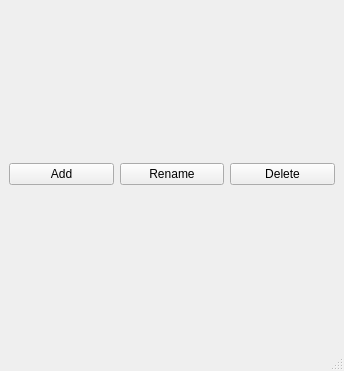
<?xml version="1.0" encoding="UTF-8"?>
<ui version="4.0">
 <class>AccountManager</class>
 <widget class="QMainWindow" name="AccountManager">
  <property name="geometry">
   <rect>
    <x>0</x>
    <y>0</y>
    <width>344</width>
    <height>371</height>
   </rect>
  </property>
  <property name="windowTitle">
   <string>Account Manager</string>
  </property>
  <property name="windowIcon">
   <iconset resource="../resources.qrc">
    <normaloff>:/resource/Transactions.png</normaloff>:/resource/Transactions.png</iconset>
  </property>
  <widget class="QWidget" name="centralwidget">
   <layout class="QGridLayout" name="gridLayout">
    <item row="1" column="2">
     <layout class="QGridLayout" name="gridLayout_7">
      <item row="0" column="0">
       <widget class="QPushButton" name="pushButton_Delete">
        <property name="enabled">
         <bool>true</bool>
        </property>
        <property name="text">
         <string>Delete</string>
        </property>
       </widget>
      </item>
     </layout>
    </item>
    <item row="0" column="2">
     <layout class="QGridLayout" name="gridLayout_4"/>
    </item>
    <item row="1" column="0">
     <layout class="QGridLayout" name="gridLayout_5">
      <item row="0" column="0">
       <widget class="QPushButton" name="pushButton_Add">
        <property name="enabled">
         <bool>true</bool>
        </property>
        <property name="text">
         <string>Add</string>
        </property>
        <property name="checkable">
         <bool>false</bool>
        </property>
       </widget>
      </item>
     </layout>
    </item>
    <item row="1" column="1">
     <layout class="QGridLayout" name="gridLayout_6">
      <item row="0" column="0">
       <widget class="QPushButton" name="pushButton_Rename">
        <property name="text">
         <string>Rename</string>
        </property>
       </widget>
      </item>
     </layout>
    </item>
    <item row="0" column="0">
     <layout class="QGridLayout" name="gridLayout_2"/>
    </item>
    <item row="0" column="1">
     <layout class="QGridLayout" name="gridLayout_3"/>
    </item>
   </layout>
  </widget>
  <widget class="QMenuBar" name="menubar">
   <property name="geometry">
    <rect>
     <x>0</x>
     <y>0</y>
     <width>344</width>
     <height>21</height>
    </rect>
   </property>
  </widget>
  <widget class="QStatusBar" name="statusbar"/>
 </widget>
 <resources>
  <include location="../resources.qrc"/>
 </resources>
 <connections/>
</ui>
